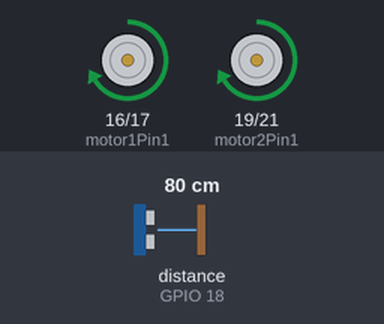
A sketch run on a simulated ESP32. Parts: motor-driver pin pairs drawn as motors (green arrow = first pin HIGH = forward, orange = second pin HIGH = backward, longer = more drive, scaled by the enable pin). Wiring (inferred from the names in the program): ultrasonic range finder: trigger GPIO 5; echo GPIO 18. The inputs (shaded band) are chosen by the test bench; at power-on: distance to the obstacle (sensor on GPIO 18) 80 cm. The echo pulse lasts 58.3 µs per cm; what the sketch prints to the serial monitor is not drawn.

Above: at 1.2 s.
1.3 s: distance to the obstacle (sensor on GPIO 18) set to 23 cm
2.8 s: distance to the obstacle (sensor on GPIO 18) set to 20 cm
At 3.7 s:
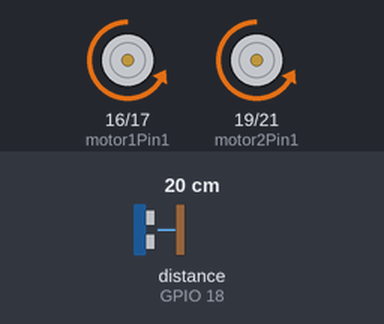
At 4.3 s:
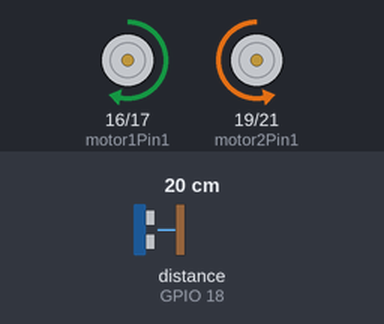
5.8 s: distance to the obstacle (sensor on GPIO 18) set to 35 cm
7.6 s: distance to the obstacle (sensor on GPIO 18) set to 2 cm
At 8.0 s:
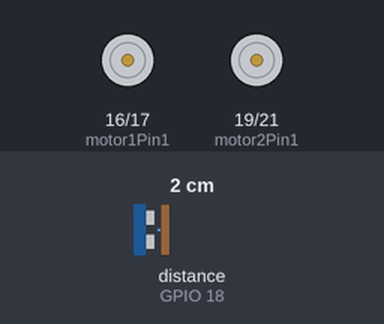
Timing chart, 0 to 11.6 s (numbered marks = the images above; inputs shaded):
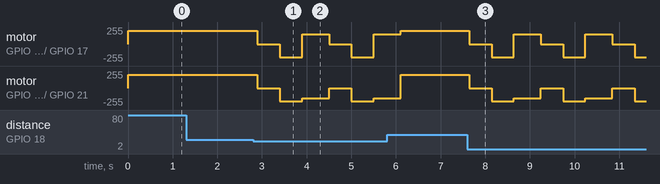

The sketch:

esp32_bizhangxiaoche.ino
```cpp
// 引入所需库
#include <Arduino.h>

// 定义超声波传感器引脚
const int trigPin = 5;  // Trig引脚连接到GPIO5
const int echoPin = 18; // Echo引脚连接到GPIO18

// 定义电机控制引脚
const int motor1Pin1 = 16; // 电机1方向控制引脚1
const int motor1Pin2 = 17; // 电机1方向控制引脚2
const int motor2Pin1 = 19; // 电机2方向控制引脚1
const int motor2Pin2 = 21; // 电机2方向控制引脚2

// 定义电机速度控制引脚（PWM）
const int enableA = 4; // 电机1使能引脚（PWM）
const int enableB = 2; // 电机2使能引脚（PWM）

// 定义避障距离阈值（单位：厘米）
const int obstacleDistance = 20; // 当前方障碍物距离小于20厘米时避障

void setup() {
  // 初始化串口通信，便于调试
  Serial.begin(115200);

  // 设置超声波传感器引脚模式
  pinMode(trigPin, OUTPUT);
  pinMode(echoPin, INPUT);

  // 设置电机控制引脚模式
  pinMode(motor1Pin1, OUTPUT);
  pinMode(motor1Pin2, OUTPUT);
  pinMode(motor2Pin1, OUTPUT);
  pinMode(motor2Pin2, OUTPUT);

  // 设置电机使能引脚为输出
  pinMode(enableA, OUTPUT);
  pinMode(enableB, OUTPUT);

  // 初始化电机为停止状态
  stopMotors();
}

void loop() {
  // 获取前方距离
  long distance = getDistance();

  Serial.print("距离：");
  Serial.print(distance);
  Serial.println(" cm");

  if (distance > obstacleDistance) {
    // 如果前方没有障碍物，前进
    moveForward();
  } else {
    // 如果检测到障碍物，执行避障动作
    stopMotors();
    delay(500); // 停止一段时间
    moveBackward();
    delay(500); // 后退一段时间
    turnRight();
    delay(500); // 向右转一段时间
  }

  delay(100); // 主循环延时
}

// 获取超声波距离函数
long getDistance() {
  // 发送10us的高电平脉冲到Trig引脚
  digitalWrite(trigPin, LOW);
  delayMicroseconds(2);
  digitalWrite(trigPin, HIGH);
  delayMicroseconds(10);
  digitalWrite(trigPin, LOW);

  // 读取Echo引脚的高电平持续时间
  long duration = pulseIn(echoPin, HIGH, 30000); // 超时设为30ms

  // 计算距离，声速340m/s，往返时间
  long distanceCm = duration * 0.034 / 2;

  return distanceCm;
}

// 前进函数
void moveForward() {
  // 设置电机1向前
  digitalWrite(motor1Pin1, HIGH);
  digitalWrite(motor1Pin2, LOW);

  // 设置电机2向前
  digitalWrite(motor2Pin1, HIGH);
  digitalWrite(motor2Pin2, LOW);

  // 设置电机速度（0-255）
  analogWrite(enableA, 200); // 电机1速度
  analogWrite(enableB, 200); // 电机2速度
}

// 后退函数
void moveBackward() {
  // 设置电机1向后
  digitalWrite(motor1Pin1, LOW);
  digitalWrite(motor1Pin2, HIGH);

  // 设置电机2向后
  digitalWrite(motor2Pin1, LOW);
  digitalWrite(motor2Pin2, HIGH);

  // 设置电机速度
  analogWrite(enableA, 200);
  analogWrite(enableB, 200);
}

// 向左转函数
void turnLeft() {
  // 设置电机1向后
  digitalWrite(motor1Pin1, LOW);
  digitalWrite(motor1Pin2, HIGH);

  // 设置电机2向前
  digitalWrite(motor2Pin1, HIGH);
  digitalWrite(motor2Pin2, LOW);

  // 设置电机速度
  analogWrite(enableA, 150);
  analogWrite(enableB, 150);
}

// 向右转函数
void turnRight() {
  // 设置电机1向前
  digitalWrite(motor1Pin1, HIGH);
  digitalWrite(motor1Pin2, LOW);

  // 设置电机2向后
  digitalWrite(motor2Pin1, LOW);
  digitalWrite(motor2Pin2, HIGH);

  // 设置电机速度
  analogWrite(enableA, 150);
  analogWrite(enableB, 150);
}

// 停止电机函数
void stopMotors() {
  digitalWrite(motor1Pin1, LOW);
  digitalWrite(motor1Pin2, LOW);
  digitalWrite(motor2Pin1, LOW);
  digitalWrite(motor2Pin2, LOW);

  analogWrite(enableA, 0);
  analogWrite(enableB, 0);
}
```

Measured:
- the behaviour switches between 22 and 21 cm on distance to the obstacle (sensor on GPIO 18) (found by bisection; images 0 and 1)
- after the input at 1.3 s, every drawn part: stays the same
